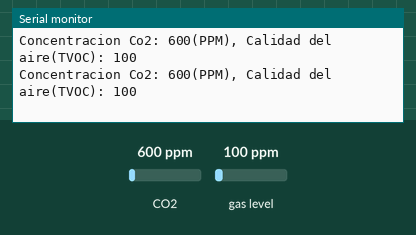
A program run on a simulated ESP32. Parts: the last lines printed to the serial monitor. The inputs (shaded band) are chosen by the test bench; at power-on: CO2 600 ppm, gas level 100 ppm. No MQTT or app messages arrive unless stated.

Above: at 1.3 s.
1.4 s: CO2 set to 452 ppm
At 2.1 s:
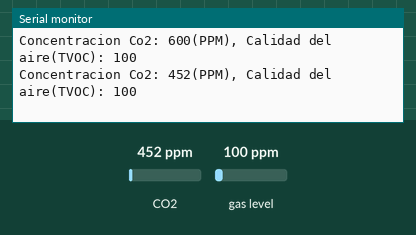
2.9 s: gas level set to 20 ppm
At 3.6 s:
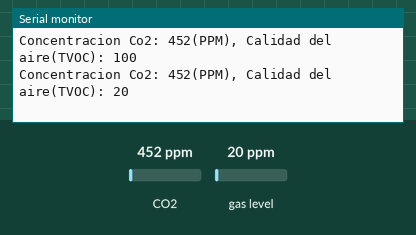
4.4 s: CO2 set to 1050 ppm
At 5.1 s:
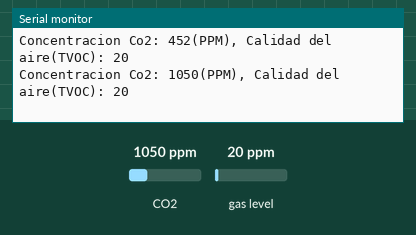
Timing chart, 0 to 7.4 s (numbered marks = the images above; inputs shaded):
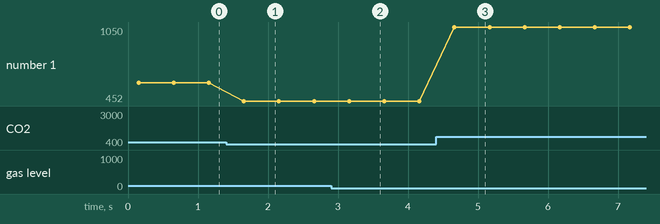

Measured:
- after the input at 1.4 s, the serial monitor: prints a new line after 0.26 s (image 1)
- after the input at 2.9 s, the serial monitor: prints a new line after 0.26 s (image 2)
- after the input at 4.4 s, the serial monitor: prints a new line after 0.26 s (image 3)
- plotted number 1: 600 → 452 after the input at 1.4 s, 452 → 1050 after the input at 4.4 s

The program:

main.cpp
```cpp
#include <Arduino.h>
#include <Adafruit_CCS811.h>
#include <Wire.h>
#include <SPI.h>
#include <WiFi.h>
#include <WebServer.h>
#include <PubSubClient.h>

Adafruit_CCS811 miccs;
const char* ssid = "ESP32_"; //Definimos el SSID
const char* password = "12345678"; //Definimos La contraseña
const char* mqttServer = "192.168.5.1";
const int mqttPort = 1883;
const char* mqttUser = "Asir";
const char* mqttPassword = "Asir2022";
IPAddress local_ip(192,168,5,1); //Definimos IP dispositivo
IPAddress gateway(192,168,5,1); // Definimos puerta de enlace
IPAddress subnet(255,255,255,0); //Definimos mascara de subred
WebServer server(312); // Definimos puertos del webserver
WiFiClient espClient;
PubSubClient client(espClient);

void setup() {
  Serial.begin(115200);

WiFi.softAP(ssid, password);        //Arrancamos el Punto de acceso
WiFi.softAPConfig(local_ip, gateway, subnet);
delay(100);

server.begin(); //Iniciamos el servidor
Serial.println("Servidor HTTP Arrancado");

  Serial.println("miccs811 test");

  if(!miccs.begin()){
    Serial.println("Fallo al arrancar el sensor (Verificar cableado)");
    while(1);
  }
  client.setServer(mqttServer, mqttPort);
while (!client.connected())
{      Serial.println("ConectandoMQTT...");
       if (client.connect("ESP32Client", mqttUser, mqttPassword ))
           Serial.println("Conectado mqtt");
       else
       {   Serial.print("Error:");
           Serial.print(client.state());
           delay(2000);
       }
}

  // Aqui solo cabe esperar a que el sensor empieze a funcionar
  while(!miccs.available());
}
void loop() {
  if(miccs.available()){
    if(!miccs.readData()){
      Serial.print("Concentracion Co2: ");
      Serial.print(miccs.geteCO2());
      Serial.print("(PPM), Calidad del aire(TVOC): ");
      Serial.println(miccs.getTVOC());
    }
    else{
      Serial.println("ERROR!");
      while(1);
    }
  }
  delay(500);
}
```
